Frame 1 (no input): blank canvas, image omitted
Frame 60 (the mouse pressed at the canvas centre just before this capture): blank canvas, image omitted
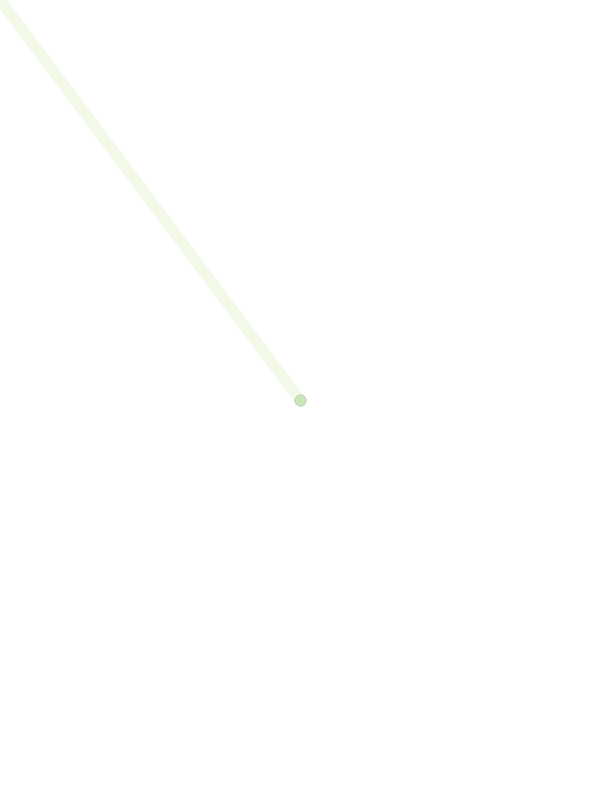
Frame 120 (the mouse held since frame 60 and released just before this capture)

The Processing sketch whose frames 1 and 60 were blank and that drew this single picture after the mouse press (run headless with seeded random() and noise(); from frame 60 on, the mouse is pressed at the canvas centre):

// Processing sketch: processing_146407
// ── processing_146407.pde

/*
faccio un pennello che sempre disegna i fiori
Quando si muove il mouse piano, disegna i fiori
con un po' di random.
Quando si muove troppo veloce disegna dei punti 
piccolini come le traccie e le foglie.
Possiamo cambiare il colore dei fiori con il keyboard.
*/


//1Â° decide the background, the size and the color
void setup(){ 
  size(600, 800);
  background(255);
  smooth();
  frameRate(30);
  //2Â°the color of the flowers
} 

void draw(){
  //3Â° draw the green branch
  if(mousePressed == true){
    strokeWeight(random(8, 12));
    color verdeChiaro = color(233, 255, 188, random(85,100));
    color verdeScuro = color(169, 201, 182, random(80,100));
    color RAMO = lerpColor(verdeChiaro,verdeScuro,random(0,1));
    stroke(RAMO);
    line(mouseX, mouseY, pmouseX, pmouseY);
  } 
}

int flower_ALPHA = 80;
int flower_R = 231;
int flower_G = 60;  
int flower_B = 115;
color flower = color(flower_R, flower_G, flower_B, flower_ALPHA);

void keyPressed(){
    if (key == 'r' || key == 'R') {
      flower_R = (flower_R +1)%255;
      flower = color(flower_R, flower_G, flower_B, flower_ALPHA);
      fill(flower);
    } else if (key == 'a' || key == 'A') {
      flower_ALPHA = (flower_ALPHA +1)%100;
      flower = color(flower_R, flower_G, flower_B, flower_ALPHA);
      fill(flower);
    } else if (key == 'g' || key == 'G'){
      flower_G = (flower_G +1)%255;
      flower = color(flower_R, flower_G, flower_B, flower_ALPHA);
      fill(flower);
    } else if (key == 'b' || key == 'B'){
      flower_B = (flower_B +1)%255;
      flower = color(flower_R, flower_G, flower_B, flower_ALPHA);
      fill(flower);
    }else{
      noFill();
    }
  //4Â° draw the flowers
  noStroke(); 
  float r = random(8, 25); 
  float distance = dist(mouseX, mouseY, pmouseX, pmouseY);
  ellipse(mouseX+random(3-distance, distance-3), mouseY+random(3-distance, distance-3), r-distance/3, r-distance/3); 
}   

void keyReleased() {
  if (key=='c' || key=='C') {
    background(random(200,255), random(200,255), random(200,255), 255);
  }else if (key=='v' || key=='V') {
    background(255);
  } 
}   
